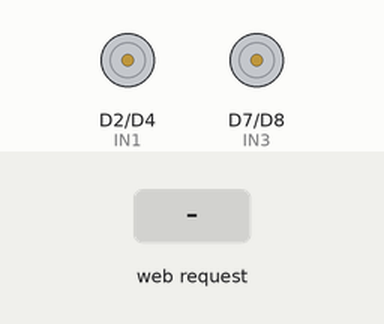
Recording of a sketch running on a simulated Arduino Uno R4 WiFi. Shown: motor-driver pin pairs drawn as motors (green arrow = first pin HIGH = forward, orange = second pin HIGH = backward, longer = more drive, scaled by the enable pin). The inputs (shaded band) are chosen by the test bench. What the sketch prints to the serial monitor is not drawn.

Above: at 1.2 s.
1.3 s: HTTP request GET /forward received
At 2.1 s:
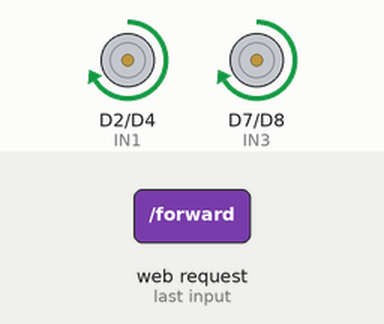
2.8 s: HTTP request GET /backward received
At 3.3 s:
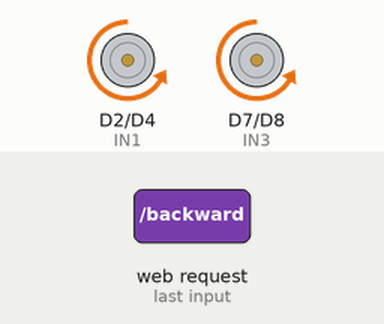
4.3 s: HTTP request GET /left received
At 5.5 s:
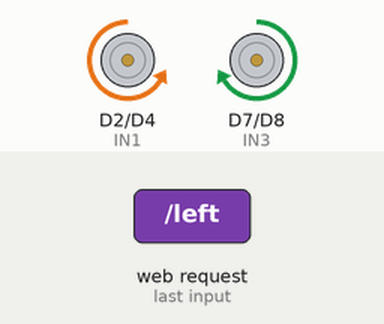
5.8 s: HTTP request GET /right received
At 6.8 s:
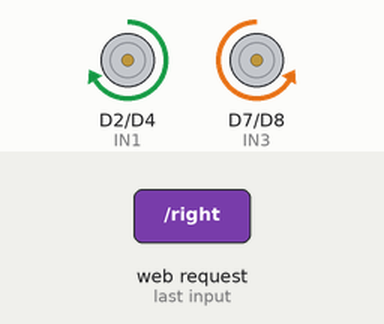
Timing chart, 0 to 8.3 s (numbered marks = the images above; inputs shaded):
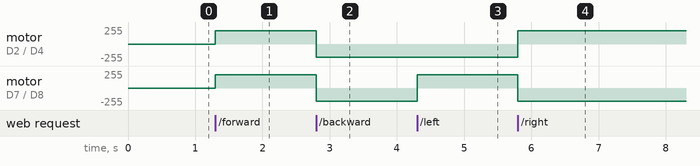

The sketch:

voice_wifi.ino
```cpp
#include <WiFiS3.h>

// AP credentials
char ssid[] = "UGV-NETWORK";
char pass[] = "ugv123456";

WiFiServer server(80);

void setup() {
  Serial.begin(9600);

  // Set motor pins
  pinMode(9, OUTPUT);    // ENA
  pinMode(10, OUTPUT);   // ENB
  pinMode(2, OUTPUT);    // IN1
  pinMode(4, OUTPUT);    // IN2
  pinMode(7, OUTPUT);    // IN3
  pinMode(8, OUTPUT);    // IN4
  stopMotors();

  // Start AP
  Serial.println("Starting Access Point...");
  WiFi.beginAP(ssid, pass);

  IPAddress IP = WiFi.localIP();
  Serial.print("AP IP address: ");
  Serial.println(IP);

  server.begin();
}

void loop() {
  WiFiClient client = server.available();
  if (client) {
    String request = client.readStringUntil('\r');
    client.flush();

    if (request.indexOf("/forward") != -1) moveForward();
    else if (request.indexOf("/backward") != -1) moveBackward();
    else if (request.indexOf("/left") != -1) turnLeft();
    else if (request.indexOf("/right") != -1) turnRight();
    else if (request.indexOf("/stop") != -1) stopMotors();

    client.println("HTTP/1.1 200 OK");
    client.println("Content-Type: text/plain");
    client.println("Connection: close");
    client.println();
    client.println("OK");
  }
}

// Movement functions...

void moveForward() {
  digitalWrite(2, HIGH); digitalWrite(4, LOW);
  digitalWrite(7, HIGH); digitalWrite(8, LOW);
  analogWrite(9, 200); analogWrite(10, 200);
}

void moveBackward() {
  digitalWrite(2, LOW); digitalWrite(4, HIGH);
  digitalWrite(7, LOW); digitalWrite(8, HIGH);
  analogWrite(9, 200); analogWrite(10, 200);
}

void turnLeft() {
  digitalWrite(2, LOW); digitalWrite(4, HIGH);
  digitalWrite(7, HIGH); digitalWrite(8, LOW);
  analogWrite(9, 200); analogWrite(10, 200);
}

void turnRight() {
  digitalWrite(2, HIGH); digitalWrite(4, LOW);
  digitalWrite(7, LOW); digitalWrite(8, HIGH);
  analogWrite(9, 200); analogWrite(10, 200);
}

void stopMotors() {
  digitalWrite(2, LOW); digitalWrite(4, LOW);
  digitalWrite(7, LOW); digitalWrite(8, LOW);
  analogWrite(9, 0); analogWrite(10, 0);
}
```

Measured:
- after the input at 1.3 s, motor on D2 (IN1) / D4 (IN2), motor on D7 (IN3) / D8 (IN4): stopped → forward 200/255 at once
- after the input at 2.8 s, motor on D2 (IN1) / D4 (IN2), motor on D7 (IN3) / D8 (IN4): forward 200/255 → backward 200/255 at once
- after the input at 4.3 s, motor on D7 (IN3) / D8 (IN4): backward 200/255 → forward 200/255 at once
- after the input at 5.8 s, motor on D2 (IN1) / D4 (IN2): backward 200/255 → forward 200/255 at once; motor on D7 (IN3) / D8 (IN4): forward 200/255 → backward 200/255 at once
